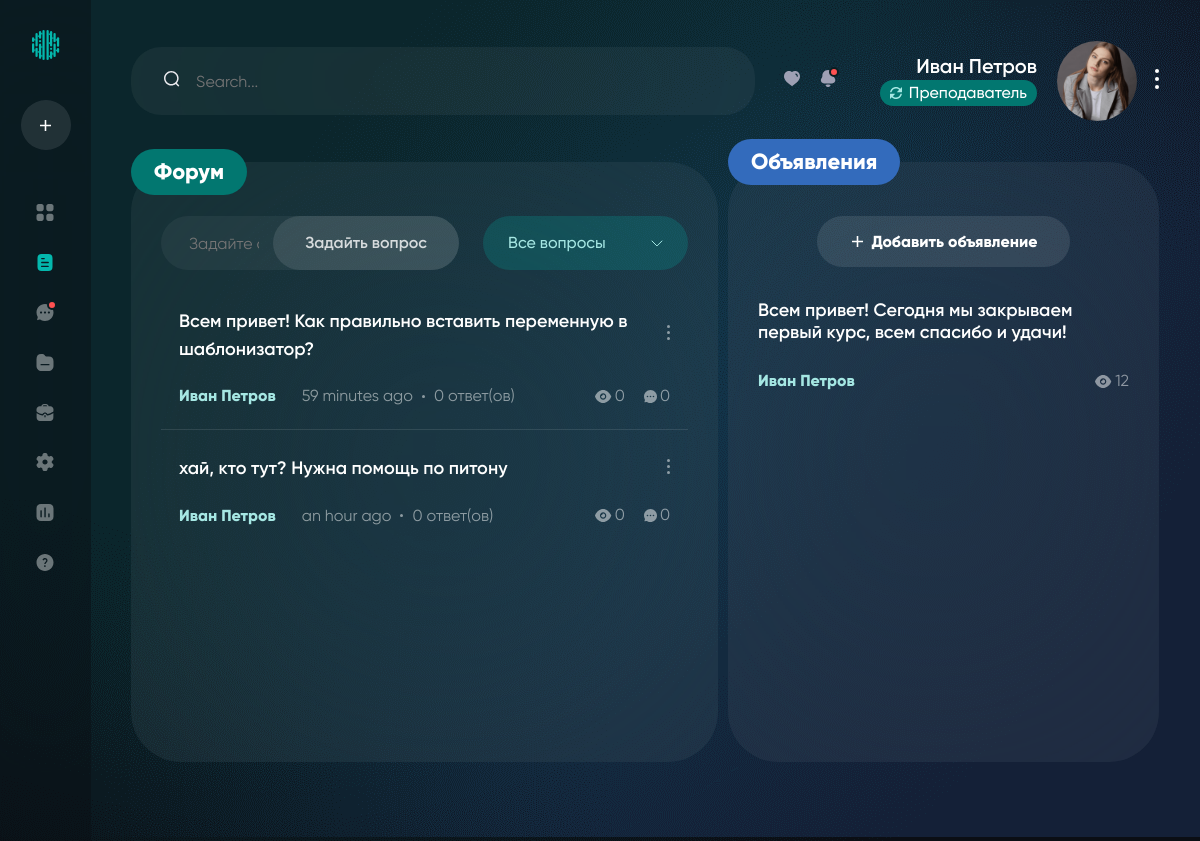
Page /en/news/ (signed in) on the committed database.
### groups/models.py (models this page shows, shortened)
class Human(models.Model):
	user = models.OneToOneField(User, related_name='%(class)s_related', on_delete=models.CASCADE)
	first_name = models.CharField(_('Имя'),max_length=255, blank=True, null=True)
	last_name = models.CharField(_('Фамилия'),max_length=255, blank=True, null=True)
	create_date = models.DateField(_('Дата создания'), auto_now_add=True)
	update_date = models.DateField(_('Дата обновления'), auto_now=True)
	email = models.EmailField(_('Почта'),blank=True, null=True)
	image = models.ImageField(_('Аватар'), upload_to='students_photo/' ,blank=True, null=True)
	biography = models.TextField(_('О себе'), blank=True)
	class Meta:
		abstract = True
	def get_full_name(self):
		return f'{self.first_name} {self.last_name}'

class Student(Human):
	work_experience = models.TextField(_('Опыт работы'), blank=True)

### forum/models.py (models this page shows)
class Question(models.Model):
	title = models.CharField(max_length=255)
	author = models.ForeignKey(User, on_delete=models.CASCADE)
	created = models.DateTimeField(auto_now_add=True)
	views = models.IntegerField(default=0)
	class Meta:
		ordering = ['-created']

class Announcement(models.Model):
	user = models.ForeignKey(User, on_delete=models.CASCADE)
	title = models.CharField(max_length=255)
	created = models.DateTimeField(auto_now_add=True)
	views = models.IntegerField()

### forum/views.py (the view)
# urls.py: path('news/', include('forum.urls')),
@login_required
def news(request):
	template = 'auth_pages/news.html'
	all_questions = Question.objects.all()[:50]
	all_announcement = Announcement.objects.filter(user=request.user)
	if request.method == 'POST':
		question = request.POST['text_question']
		new_qs = Question(title=question, author=request.user)
		new_qs.save()
		return redirect('news')
	context = {
		'all_announcement': all_announcement,
		'all_questions': all_questions,
	}
	return render(request, template, context)

### templates/auth_pages/news.html (shortened to what this page needs)
{% extends 'auth_index.html' %}
{% load static humanize %}
{% block content %}
    <main class="main-news">
      <div class="sides">
        <div class="main-news__block1 main-news__block1_full">
          <h2>Форум</h2>
          <div class="main-news__inner_full">
            <div class="q__block">
              <form class="make-q" action="." method="post">
                <input required autocomplete="off" name='text_question' type="text" placeholder="Задайте свой вопрос здесь">
                <button type="submit">Задайть вопрос</button>
              </form>
              <div class="all-q">
                <div class="select">
                  <div class="select__head"><span>Все вопросы</span><svg width="12" height="7" viewBox="0 0 12 7" fill="none" xmlns="http://www.w3.org/2000/svg">
<path d="M10.9167 1.00007L5.96074 5.96081L1 1.00488" stroke="#A5E7E3" stroke-linecap="round" stroke-linejoin="round"/>
</svg>
                  </div>
                </div>
              </div>
            </div>
            <div class="questions__block">
              {% for i in all_questions %}
              <div class="questions__item">
                <div class="item__top">
                  <h3><a href="#">{{ i.title }}</a></h3>
                  <div class="item__dots"><svg width="3" height="15" viewBox="0 0 3 15" fill="none" xmlns="http://www.w3.org/2000/svg">
<g opacity="0.5">
<circle cx="1.5" cy="1.5" r="1.5" fill="white"/>
<circle cx="1.5" cy="7.5" r="1.5" fill="white"/>
<circle cx="1.5" cy="13.5" r="1.5" fill="white"/>
</g>
</svg>
                  </div>
                </div>
                <div class="item__bottom">
                  <div class="item__author"><a href="#">{{ i.author.student_related.get_full_name }}</a></div>
                  <div class="item__data">{{ i.created | naturaltime }}</div><a class="item__answers">{{ i.answers_to_question.count }} ответ(ов)</a>
                  <div class="item__viewers"><span>{{ i.views }}</span>
                  </div><a class="item__comments" href="#"><span>{{ i.answers_to_question.count }}</span></a>
                </div>
              </div>
              {% endfor %}
            </div>
          </div>
        </div>
        <div class="main-news__block2 main-news__block2_full">
          <h2>Объявления</h2>
            <div class="main-news__inner_full">
              <button class="btn-v3"><svg width="17" height="17" viewBox="0 0 17 17" fill="none" xmlns="http://www.w3.org/2000/svg">
  <path d="M9.28571 7.71429L14 7.71429L14 9.28571L9.28571 9.28571L9.28571 14L7.71429 14L7.71429 9.28571L3 9.28571L3 7.71429L7.71429 7.71429L7.71429 3L9.28571 3L9.28571 7.71429Z" fill="white"/>
  </svg>
  <span>Добавить объявление</span>
              </button>
            <div class="article__block">
              {% for i in all_announcement %}
                <div class="article__item">
                  <h3>{{ i.title }}</h3>
                  <div class="item__bottom">
                    <div class="item__author"><a href="#">{{ i.user.student_related.get_full_name }}</a></div>
                    <div class="item__viewers"><span>{{ i.views }}</span>
                    </div>
                  </div>
                </div>
              {% endfor %}
            </div>
          </div>
        </div>
      </div>
    </main>
{% endblock %}

### templates/auth_index.html (shortened to what this page needs)
<!DOCTYPE html>
{% load static %}
<html lang="en">
  <head>
    <link rel="stylesheet" href="{% static 'auth/fonts/Gilroy/stylesheet.css' %}">
    <link rel="stylesheet" href="{% static 'auth/fonts/NeueMachina/stylesheet.css' %}">
    <link rel="stylesheet" href="{% static 'auth/css/normalize.css' %}">
    <link rel="stylesheet" href="{% static 'auth/css/animate.css' %}">
    <link rel="stylesheet" href="{% static 'auth/css/style.css' %}">
  </head>
  <body>
    <div class="circles">
      <div class="circles__item circles__item_1"><img data-src="{%static 'auth/img/circle1.png' %}" alt="circle"></div>
      <div class="circles__item circles__item_2"><img data-src="{%static 'auth/img/circle2.png' %}" alt="circle"></div>
    </div>
    <header class="header"><a class="header__logo" href="#"><img data-src="{% static 'auth/img/logo-mini.svg' %}" alt="Logo"></a>
      <form class="header__search" action="#">
        <button type="submit"></button>
        <input type="text" placeholder="Search...">
      </form>
      <div class="header__info">
        <button class="header__favorite"></button>
        <button class="header__bell header__bell_message">
        </button>
        <div class="header__persone">
          <div class="persone__info">
            <h3 class="name">{{ request.user.student_related.get_full_name }}</h3>
            <div class="persone__position persone__position_teacher"><span>Преподаватель</span></div>
          </div>
          <div class="persone__photo"><img data-src="{{ request.user.student_related.image.url }}" alt="Photo"></div>
          <div class="persone__dots"><svg width="4" height="20" viewBox="0 0 4 20" fill="none" xmlns="http://www.w3.org/2000/svg">
<circle cx="2" cy="2" r="2" fill="white"/>
<circle cx="2" cy="10" r="2" fill="white"/>
<circle cx="2" cy="18" r="2" fill="white"/>
</svg>
          </div>
        </div>
      </div>
    </header>
    {% include 'aside.html' %}
{% block content %}{% endblock %}
  </body>
</html>

### rows in the picture
Question: title "Всем привет! Как правильно вставить переменную в шаблонизатор?", author.student_related.get_full_name "Иван Петров", created "59 minutes ago", answers_to_question.count "0", views "0"
Question: title "хай, кто тут? Нужна помощь по питону", author.student_related.get_full_name "Иван Петров", created "an hour ago", answers_to_question.count "0", views "0"
Announcement: title "Всем привет! Сегодня мы закрываем первый курс, всем спасибо и удачи!", user.student_related.get_full_name "Иван Петров", views "12"

### other values in the picture
{{ request.user.student_related.get_full_name }} "Иван Петров"
